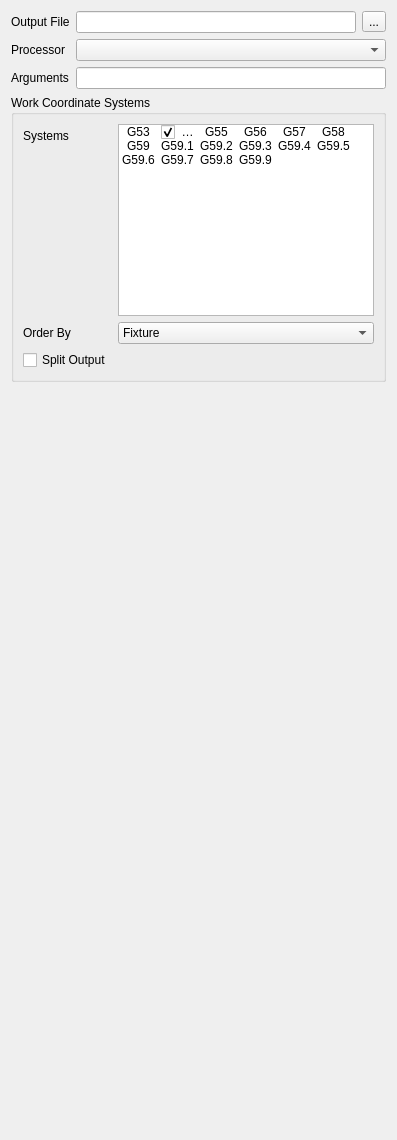
  <widget class="QWidget" name="tabOutput">
   <attribute name="title">
    <string>Output</string>
   </attribute>
   <layout class="QGridLayout" name="gridLayout">
    <item row="0" column="0">
     <widget class="QLabel" name="label_9">
      <property name="text">
       <string>Output File</string>
      </property>
     </widget>
    </item>
    <item row="0" column="1">
     <widget class="QLineEdit" name="postProcessorOutputFile">
      <property name="toolTip">
       <string>&lt;html&gt;&lt;head/&gt;&lt;body&gt;&lt;p&gt;Enter a path and optionally file name (see below) to be used as the default for the post processor export.&lt;/p&gt;&lt;p&gt;The following substitutions are performed before the name is resolved at the time of the post processing:&lt;/p&gt;&lt;p&gt;%D ... directory of the active document&lt;br/&gt;%d ... name of the active document (with extension)&lt;br/&gt;%M ... user macro directory&lt;br/&gt;%j ... name of the active Job object&lt;/p&gt;&lt;p&gt;The following example store all files with the same name as the document the directory /home/freecad (please remove quotes):&lt;/p&gt;&lt;p&gt;&amp;quot;/home/cnc/%d.g-code&amp;quot;&lt;/p&gt;&lt;p&gt;See the file save policy below on how to deal with name conflicts.&lt;/p&gt;&lt;/body&gt;&lt;/html&gt;</string>
      </property>
     </widget>
    </item>
    <item row="2" column="1" colspan="2">
     <widget class="QLineEdit" name="postProcessorArguments">
      <property name="toolTip">
       <string>&lt;html&gt;&lt;head/&gt;&lt;body&gt;&lt;p&gt;Optional arguments passed to the Post Processor. The arguments are specific for each Post Processor, please see it's documentation for details.&lt;/p&gt;&lt;/body&gt;&lt;/html&gt;</string>
      </property>
     </widget>
    </item>
    <item row="5" column="0">
     <spacer name="verticalSpacer">
      <property name="orientation">
       <enum>Qt::Vertical</enum>
      </property>
      <property name="sizeHint" stdset="0">
       <size>
        <width>20</width>
        <height>747</height>
       </size>
      </property>
     </spacer>
    </item>
    <item row="0" column="2">
     <widget class="QToolButton" name="postProcessorSetOutputFile">
      <property name="text">
       <string>...</string>
      </property>
     </widget>
    </item>
    <item row="1" column="0">
     <widget class="QLabel" name="label_10">
      <property name="text">
       <string>Processor</string>
      </property>
     </widget>
    </item>
    <item row="1" column="1" colspan="2">
     <widget class="QComboBox" name="postProcessor"/>
    </item>
    <item row="2" column="0">
     <widget class="QLabel" name="label_11">
      <property name="text">
       <string>Arguments</string>
      </property>
     </widget>
    </item>
    <item row="4" column="0" colspan="3">
     <widget class="QGroupBox" name="groupBox_7">
      <property name="sizePolicy">
       <sizepolicy hsizetype="Preferred" vsizetype="Expanding">
        <horstretch>0</horstretch>
        <verstretch>0</verstretch>
       </sizepolicy>
      </property>
      <property name="title">
       <string>Work Coordinate Systems</string>
      </property>
      <layout class="QFormLayout" name="formLayout_4">
       <item row="2" column="1">
        <widget class="QComboBox" name="orderBy">
      <property name="toolTip">
          <string>&lt;html&gt;&lt;head/&gt;&lt;body&gt;&lt;p&gt;Ordering by Fixture, will cause all operations to be performed in the first coordinate system before switching to the second. Then all operations will be perfomed there in the same order.&lt;/p&gt;&lt;p&gt;This is useful if the operator can safely load work into one coordinate system while the machine is doing work in another.&lt;/p&gt;&lt;p&gt;Ordering by Tool, wil minimize the Tool Changes. A tool change will be done, then all operations in all coordinate systems before changing tools.&lt;/p&gt;&lt;p&gt;Ordering by operation will do each operation in all coordinate systems before moving to the next operation. This is especially useful in conjunction with the 'split output' even with only a single work coordinate system since it will put each operation into a separate file&lt;/p&gt;&lt;/body&gt;&lt;/html&gt;</string>
         </property>
         <item>
          <property name="text">
           <string>Fixture</string>
      </property>
         </item>
         <item>
          <property name="text">
           <string>Tool</string>
          </property>
         </item>
         <item>
          <property name="text">
           <string>Operation</string>
          </property>
         </item>
        </widget>
       </item>
       <item row="0" column="0">
        <widget class="QLabel" name="label">
         <property name="text">
          <string>Systems</string>
         </property>
        </widget>
       </item>
       <item row="2" column="0">
        <widget class="QLabel" name="label_2">
         <property name="text">
          <string>Order By</string>
         </property>
        </widget>
       </item>
       <item row="0" column="1">
        <widget class="QListWidget" name="wcslist">
         <property name="sizePolicy">
          <sizepolicy hsizetype="Expanding" vsizetype="Preferred">
           <horstretch>0</horstretch>
           <verstretch>0</verstretch>
          </sizepolicy>
         </property>
         <property name="toolTip">
          <string>&lt;html&gt;&lt;head/&gt;&lt;body&gt;&lt;p&gt;&lt;span style=&quot; font-style:italic;&quot;&gt;Work Coordinate Systems&lt;/span&gt; also called &lt;span style=&quot; font-style:italic;&quot;&gt;Work Offsets&lt;/span&gt;, &lt;span style=&quot; font-style:italic;&quot;&gt;Fixture Offsets&lt;/span&gt;, or &lt;span style=&quot; font-style:italic;&quot;&gt;Fixtures &lt;/span&gt;are useful for building efficient production jobs where the same part is done many times on the machine.&lt;/p&gt;&lt;p&gt;FreeCAD has no knowledge of where a particular coordinate system exists within the machine coordinate system so adding additional coordinate systems to your job will have no visual change within your job. It will, however, change your gcode output. The exact way in which the output is affected is controlled by the 'order by' setting.&lt;/p&gt;&lt;/body&gt;&lt;/html&gt;</string>
         </property>
         <property name="resizeMode">
          <enum>QListView::Adjust</enum>
         </property>
         <property name="spacing">
          <number>0</number>
         </property>
         <property name="viewMode">
          <enum>QListView::IconMode</enum>
         </property>
         <property name="modelColumn">
          <number>0</number>
         </property>
         <property name="uniformItemSizes">
          <bool>true</bool>
         </property>
         <item>
          <property name="text">
           <string>G53</string>
          </property>
          <property name="checkState">
           <enum>Unchecked</enum>
          </property>
         </item>
         <item>
          <property name="text">
           <string>G54</string>
          </property>
          <property name="checkState">
           <enum>Checked</enum>
          </property>
         </item>
         <item>
          <property name="text">
           <string>G55</string>
          </property>
          <property name="checkState">
           <enum>Unchecked</enum>
          </property>
         </item>
         <item>
          <property name="text">
           <string>G56</string>
          </property>
          <property name="checkState">
           <enum>Unchecked</enum>
          </property>
         </item>
         <item>
          <property name="text">
           <string>G57</string>
          </property>
          <property name="checkState">
           <enum>Unchecked</enum>
          </property>
         </item>
         <item>
          <property name="text">
           <string>G58</string>
          </property>
          <property name="checkState">
           <enum>Unchecked</enum>
          </property>
         </item>
         <item>
          <property name="text">
           <string>G59</string>
          </property>
          <property name="checkState">
           <enum>Unchecked</enum>
          </property>
         </item>
         <item>
          <property name="text">
           <string>G59.1</string>
          </property>
          <property name="checkState">
           <enum>Unchecked</enum>
          </property>
         </item>
         <item>
          <property name="text">
           <string>G59.2</string>
          </property>
          <property name="checkState">
           <enum>Unchecked</enum>
          </property>
         </item>
         <item>
          <property name="text">
           <string>G59.3</string>
          </property>
          <property name="checkState">
           <enum>Unchecked</enum>
          </property>
         </item>
         <item>
          <property name="text">
           <string>G59.4</string>
          </property>
          <property name="checkState">
           <enum>Unchecked</enum>
          </property>
         </item>
         <item>
          <property name="text">
           <string>G59.5</string>
          </property>
          <property name="checkState">
           <enum>Unchecked</enum>
          </property>
         </item>
         <item>
          <property name="text">
           <string>G59.6</string>
          </property>
          <property name="checkState">
           <enum>Unchecked</enum>
          </property>
         </item>
         <item>
          <property name="text">
           <string>G59.7</string>
          </property>
          <property name="checkState">
           <enum>Unchecked</enum>
          </property>
         </item>
         <item>
          <property name="text">
           <string>G59.8</string>
          </property>
          <property name="checkState">
           <enum>Unchecked</enum>
          </property>
         </item>
         <item>
          <property name="text">
           <string>G59.9</string>
          </property>
          <property name="checkState">
           <enum>Unchecked</enum>
          </property>
         </item>
     </widget>
    </item>
    <item row="3" column="0">
        <widget class="QCheckBox" name="splitOutput">
         <property name="toolTip">
          <string>&lt;html&gt;&lt;head/&gt;&lt;body&gt;&lt;p&gt;If multiple coordinate systems are in use, setting this to TRUE will cause the gcode to be written to multiple output files as controled by the 'order by' property.  For example, if ordering by Fixture, the first output file will be for the first fixture and separate file for the second.&lt;/p&gt;&lt;p&gt;&lt;br/&gt;&lt;/p&gt;&lt;p&gt;&lt;br/&gt;&lt;/p&gt;&lt;/body&gt;&lt;/html&gt;</string>
      </property>
         <property name="whatsThis">
          <string>&lt;html&gt;&lt;head/&gt;&lt;body&gt;&lt;p&gt;If True, post-processing will create multiple ouput files based on the &lt;span style=&quot; font-style:italic;&quot;&gt;order by&lt;/span&gt; setting.&lt;/p&gt;&lt;p&gt;&lt;br/&gt;&lt;/p&gt;&lt;p&gt;For example, if &lt;span style=&quot; font-style:italic;&quot;&gt;order by&lt;/span&gt; is set to Tool, the first output file will contain the first tool change and all operations, in all coordinate systems, that can be done with that tool before the next tool change is called.&lt;/p&gt;&lt;p&gt;&lt;br/&gt;&lt;/p&gt;&lt;p&gt;If &lt;span style=&quot; font-style:italic;&quot;&gt;order by&lt;/span&gt; is set to &lt;span style=&quot; font-style:italic;&quot;&gt;operation&lt;/span&gt; and &lt;span style=&quot; font-style:italic;&quot;&gt;split output&lt;/span&gt; is true, each operation will be written to a separate file.&lt;/p&gt;&lt;/body&gt;&lt;/html&gt;</string>
      </property>
         <property name="text">
          <string>Split Output</string>
         </property>
        </widget>
       </item>
      </layout>
     </widget>
    </item>
   </layout>
  </widget>
